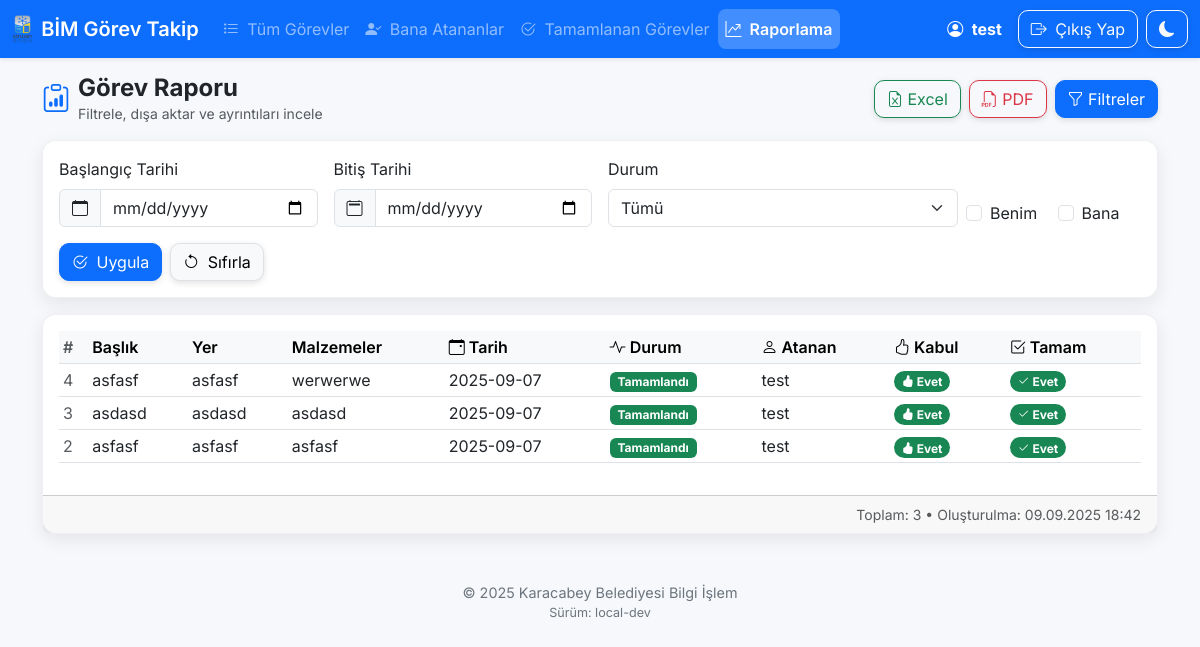
Page /report (signed in) on the earlier database version.
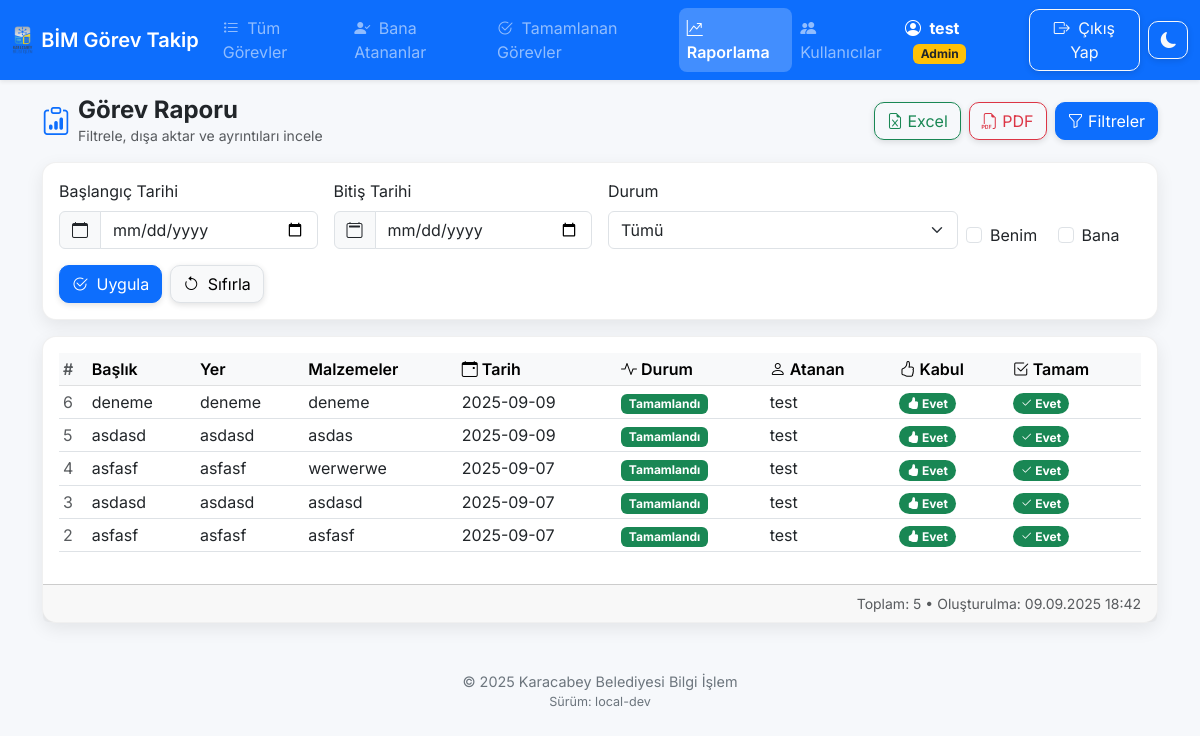
Same page on the later database version.
### app.py (models this page shows, shortened)
class User(db.Model):
    __tablename__ = "users"
    id = db.Column(db.Integer, primary_key=True)
    username = db.Column(db.String(80), unique=True, nullable=False)
    email = db.Column(db.String(200), unique=True)  # migration ile NOT NULL önerilir
    password = db.Column(db.String(200), nullable=False)
    role = db.Column(db.String(20), default="user")  # user / admin
    is_active = db.Column(db.Boolean, nullable=False, server_default="1")        # True: aktif
    must_change_password = db.Column(db.Boolean, nullable=False, server_default="0")  # True: ilk girişte zorla değiştir
    tasks_created = db.relationship("Task", foreign_keys="Task.user_id", backref="assigner", lazy=True)
    tasks_assigned = db.relationship("Task", foreign_keys="Task.assigned_to", backref="assignee", lazy=True)

class Task(db.Model):
    __tablename__ = "tasks"
    id = db.Column(db.Integer, primary_key=True)
    user_id = db.Column(db.Integer, db.ForeignKey("users.id"))
    title = db.Column(db.String(200))
    location = db.Column(db.String(200))
    materials = db.Column(db.Text)
    date = db.Column(db.String(50))  # string tutuluyor
    needs_support = db.Column(db.String(50))
    status = db.Column(db.String(50))
    assigned_to = db.Column(db.Integer, db.ForeignKey("users.id"))
    accepted = db.Column(db.String(20), default="Bekliyor")  # Evet/Bekliyor
    completed = db.Column(db.String(20), default="Hayir")    # Evet/Hayir
    completion_note = db.Column(db.Text, default="")

### app.py (the view)
@app.route('/report')
def report():
    if 'user_id' not in session: return redirect(url_for('login'))
    user_id = session['user_id']
    start_date = (request.args.get("start_date") or "").strip()
    end_date   = (request.args.get("end_date") or "").strip()
    statuses   = request.args.getlist("statuses")
    mine       = request.args.get("mine") == "1"
    assigned   = request.args.get("assigned", "")
    base = Task.query.order_by(Task.id.desc())
    tasks = apply_filters(base, user_id).all()
    return render_template('report.html',
        tasks=tasks, generated_at=datetime.now().strftime("%d.%m.%Y %H:%M"),
        start_date=start_date, end_date=end_date, statuses=statuses,
        mine=mine, assigned=assigned,
        ALL_STATUSES=["planned", "waiting", "in_progress", "done", "cancelled"])

### templates/report.html (shortened to what this page needs)
{% extends 'base.html' %}
{% from '_macros.html' import status_badge %}
{% block content %}
{% set _SD = (start_date|string) if start_date else '' %}
{% set _ED = (end_date|string) if end_date else '' %}
{% set _CUR = request.args.get('status') or '' %}
{% set _MINE = True if (mine|string) in ['1','true','True'] else False %}
{% set _ASSIGNED_RAW = (assigned|string) if assigned else '' %}
{% set _ME = (session.get('user_id')|string) %}
{% set _ASSIGNED_ME = (_ASSIGNED_RAW == _ME) %}
<div class="d-flex flex-wrap align-items-center justify-content-between mb-3 gap-2">
  <div class="d-flex align-items-center gap-2">
    <i class="bi bi-clipboard-data text-primary fs-3"></i>
    <div>
      <h1 class="h4 mb-0 fw-bold">Görev Raporu</h1>
      <div class="text-muted small">Filtrele, dışa aktar ve ayrıntıları incele</div>
    </div>
  </div>
  <div class="d-flex gap-2">
    <a class="btn btn-outline-success btn-elevate ripple-wrap"
       href="{{ url_for('export_excel',
                        start_date=_SD or None,
                        end_date=_ED or None,
                        status=_CUR or None,
                        mine=1 if _MINE else None,
                        assigned=_ME if _ASSIGNED_ME else None) }}"
       data-bs-toggle="tooltip" title="Excel'e aktar">
      <i class="bi bi-file-earmark-excel"></i> Excel
    </a>
    <a class="btn btn-outline-danger btn-elevate ripple-wrap"
       href="{{ url_for('export_pdf',
                        start_date=_SD or None,
                        end_date=_ED or None,
                        status=_CUR or None,
                        mine=1 if _MINE else None,
                        assigned=_ME if _ASSIGNED_ME else None) }}"
       target="_blank" data-bs-toggle="tooltip" title="PDF'e aktar">
      <i class="bi bi-filetype-pdf"></i> PDF
    </a>
    <a class="btn btn-primary btn-elevate ripple-wrap" data-bs-toggle="collapse" href="#filters" role="button" aria-expanded="true" aria-controls="filters">
      <i class="bi bi-funnel"></i> Filtreler
    </a>
  </div>
</div>
<div class="collapse show" id="filters">
  <div class="card card-elevate mb-3">
    <div class="card-body">
      <form class="row g-3 align-items-end" method="get" action="{{ url_for('report') }}">
        <div class="col-12 col-md-3">
          <label class="form-label">Başlangıç Tarihi</label>
          <div class="input-group">
            <span class="input-group-text"><i class="bi bi-calendar"></i></span>
            <input type="date" name="start_date" value="{{ _SD }}" class="form-control">
          </div>
        </div>
        <div class="col-12 col-md-3">
          <label class="form-label">Bitiş Tarihi</label>
          <div class="input-group">
            <span class="input-group-text"><i class="bi bi-calendar2"></i></span>
            <input type="date" name="end_date" value="{{ _ED }}" class="form-control">
          </div>
        </div>
        <div class="col-12 col-md-4">
          <label class="form-label">Durum</label>
          <select name="status" class="form-select">
            <option value="" {{ '' == _CUR and 'selected' or '' }}>Tümü</option>
          </select>
        </div>
        <div class="col-6 col-md-1 form-check mt-4">
          <input class="form-check-input" type="checkbox" name="mine" value="1" id="mine" {{ _MINE and 'checked' or '' }}>
          <label class="form-check-label" for="mine">Benim</label>
        </div>
        <div class="col-6 col-md-1 form-check mt-4">
          <input class="form-check-input" type="checkbox" name="assigned" id="assigned" value="{{ _ME }}" {{ _ASSIGNED_ME and 'checked' or '' }}>
          <label class="form-check-label" for="assigned">Bana</label>
        </div>
        <div class="col-12 d-flex gap-2">
          <button class="btn btn-primary btn-elevate ripple-wrap"><i class="bi bi-check2-circle me-1"></i> Uygula</button>
          <a class="btn btn-light border btn-elevate ripple-wrap" href="{{ url_for('report') }}"><i class="bi bi-arrow-counterclockwise me-1"></i> Sıfırla</a>
        </div>
      </form>
    </div>
  </div>
</div>
<div class="card card-elevate">
  <div class="card-body table-responsive">
    <table class="table table-sm table-hover align-middle">
      <thead class="table-light position-sticky top-0">
        <tr>
          <th class="text-muted">#</th>
          <th>Başlık</th>
          <th>Yer</th>
          <th>Malzemeler</th>
          <th><i class="bi bi-calendar-event"></i> Tarih</th>
          <th><i class="bi bi-activity"></i> Durum</th>
          <th><i class="bi bi-person"></i> Atanan</th>
          <th><i class="bi bi-hand-thumbs-up"></i> Kabul</th>
          <th><i class="bi bi-check2-square"></i> Tamam</th>
        </tr>
      </thead>
      <tbody>
        {% for t in tasks %}
        <tr>
          <td class="text-muted">{{ t.id }}</td>
          <td class="clip" title="{{ t.title or '' }}">{{ t.title or '' }}</td>
          <td class="clip" title="{{ t.location or '' }}">{{ t.location or '' }}</td>
          <td class="clip" title="{{ t.materials or '' }}">{{ t.materials or '' }}</td>
          <td>{{ t.date|safe_date }}</td>
          <td>{{ status_badge(t.status, t.accepted, t.completed) }}</td>
          <td>{{ t.assignee.username if t.assignee else (t.assignee_name or '-') }}</td>
          <td>
            {% if t.accepted == 'Evet' %}
              <span class="badge rounded-pill text-bg-success"><i class="bi bi-hand-thumbs-up-fill"></i> Evet</span>
            {% else %}
              <span class="badge rounded-pill text-bg-secondary">Hayır</span>
            {% endif %}
          </td>
          <td>
            {% if t.completed == 'Evet' %}
              <span class="badge rounded-pill text-bg-success"><i class="bi bi-check2"></i> Evet</span>
            {% else %}
              <span class="badge rounded-pill text-bg-secondary">Hayır</span>
            {% endif %}
          </td>
        </tr>
        {% else %}
          <tr>
            <td colspan="9" class="text-center text-muted py-4">
              <i class="bi bi-inbox"></i> Kayıt bulunamadı
            </td>
          </tr>
        {% endfor %}
      </tbody>
    </table>
  </div>
  <div class="card-footer d-flex justify-content-end small text-muted">
    Toplam: {{ tasks|length }}{% if generated_at %} • Oluşturulma: {{ generated_at }}{% endif %}
  </div>
</div>
{% endblock %}

### templates/base.html (shortened to what this page needs)
<!DOCTYPE html>
<html lang="tr">
<head>
  <link href="https://cdn.jsdelivr.net/npm/bootstrap@5.3.0/dist/css/bootstrap.min.css" rel="stylesheet" />
  <link href="https://cdn.jsdelivr.net/npm/bootstrap-icons@1.10.5/font/bootstrap-icons.css" rel="stylesheet" />
  <link href="{{ url_for('static', filename='css/ui.css') }}" rel="stylesheet">
</head>
<body class="bg-app">
<nav class="navbar navbar-expand-lg navbar-dark bg-primary mb-3 sticky-top shadow-sm">
  <div class="container-fluid">
    <a class="navbar-brand d-flex align-items-center gap-2" href="{{ url_for('dashboard') }}">
      <img src="{{ url_for('static', filename='images/karacabey-logo.png') }}" alt="Karacabey Belediyesi" height="32" class="d-inline-block align-text-top" />
      <span class="fw-semibold">BİM Görev Takip</span>
    </a>
    {% if session.get('user_id') %}
      <div class="collapse navbar-collapse" id="navbarNav">
        <ul class="navbar-nav me-auto mb-2 mb-lg-0">
          <li class="nav-item">
            <a class="nav-link nav-link-modern {{ 'active' if (request.endpoint|default('') == 'dashboard') else '' }}"
               href="{{ url_for('dashboard') }}">
              <i class="bi bi-list-task me-1"></i> Tüm Görevler
            </a>
          </li>
          <li class="nav-item">
            <a class="nav-link nav-link-modern {{ 'active' if (request.endpoint|default('') == 'assigned_tasks') else '' }}"
               href="{{ url_for('assigned_tasks') }}">
              <i class="bi bi-person-check-fill me-1"></i> Bana Atananlar
            </a>
          </li>
          <li class="nav-item">
            <a class="nav-link nav-link-modern {{ 'active' if (request.endpoint|default('') == 'completed_tasks') else '' }}"
               href="{{ url_for('completed_tasks') }}">
              <i class="bi bi-check2-circle me-1"></i> Tamamlanan Görevler
            </a>
          </li>
          <li class="nav-item">
            <a class="nav-link nav-link-modern {{ 'active' if (request.endpoint|default('') == 'report') else '' }}"
               href="{{ url_for('report') }}">
              <i class="bi bi-graph-up-arrow me-1"></i> Raporlama
            </a>
          </li>
          {% if session.get('role') == 'admin' %}
          <li class="nav-item">
            <a class="nav-link nav-link-modern {{ 'active' if (request.endpoint|default('') == 'admin_users') else '' }}"
               href="{{ url_for('admin_users') }}">
              <i class="bi bi-people-fill me-1"></i> Kullanıcılar
            </a>
          </li>
          {% endif %}
        </ul>
        <div class="d-flex align-items-center gap-2">
          {% if session.get('username') %}
            <span class="navbar-text text-white me-2">
              <i class="bi bi-person-circle me-1"></i>
              <strong>{{ session['username'] }}</strong>
              {% if session.get('role') == 'admin' %}
                <span class="badge bg-warning text-dark ms-2">Admin</span>
              {% endif %}
            </span>
          {% endif %}
          <a class="btn btn-outline-light btn-elevate ripple-wrap" href="{{ url_for('logout') }}">
            <i class="bi bi-box-arrow-right me-1"></i> Çıkış Yap
          </a>
          <button id="themeToggle" class="btn btn-outline-light btn-elevate ripple-wrap" type="button" aria-label="Tema Değiştir">
          </button>
        </div>
      </div>
    {% endif %}
  </div>
</nav>
<div class="container my-3">
  {% block content %}{% endblock %}
</div>
<footer class="app-footer text-center py-4 mt-4">
  <div class="container">
    <div>© 2025 Karacabey Belediyesi Bilgi İşlem</div>
    <div class="small">Sürüm: {{ config.get('APP_VERSION', 'local-dev') }}</div>
  </div>
</footer>
</body>
</html>

### templates/_macros.html (shortened to what this page needs)
{% macro status_badge(status, accepted=None, completed=None) -%}
  {% set s = (status or '')|string|lower|trim %}
  {% set a = (accepted or '')|string|lower|trim %}
  {% set c = (completed or '')|string|lower|trim %}
  {% set yes_set = ['evet','yes','true','1','tamamlandi','tamamlandı','done','completed','complete'] %}
  {% set done_set = [
    'done','completed','complete','tamamlandi','tamamlandı','bitti','bitirildi'
  ] %}
  {% set progress_set = [
    'in-progress','progress','working','doing','devam','devamediyor','devam ediyor','calisiyor','calisiliyor','çalışılıyor','çalışıyor'
  ] %}
  {% set planned_set = [
    'planned','planlandi','planlandı','planli','planlı','todo','pending','beklemede','bekliyor'
  ] %}
  {% set waiting_set = [
    'waiting','onhold','hold','queue','queued','beklemede','bekliyor','askida','askıda'
  ] %}
  {% set cancelled_set = [
    'cancelled','canceled','iptal','iptal edildi','vazgecildi','vazgeçildi'
  ] %}
  {% set accepted_set = [
    'accepted','kabul','kabul edildi','onaylandi','onaylandı'
  ] %}
  {% set is_completed = (c in yes_set) or (s in done_set) %}
  {% set is_cancelled = (s in cancelled_set) %}
  {% set is_accepted  = (a in yes_set) or (s in accepted_set) %}
  {% set is_waiting   = (s in waiting_set) %}
  {% set is_progress  = (s in progress_set) %}
  {% set is_planned   = (s in planned_set) %}
  {% if is_cancelled %}
    {% set canon = 'Cancelled' %}
    {% set label = 'İptal' %}
    {% set cls = 'text-bg-danger' %}
  {% elif is_completed %}
    {% set canon = 'Done' %}
    {% set label = 'Tamamlandı' %}
    {% set cls = 'text-bg-success' %}
  {% elif is_accepted %}
    {% set canon = 'Accepted' %}
    {% set label = 'Kabul Edildi' %}
    {% set cls = 'text-bg-primary' %}
  {% elif is_progress %}
    {% set canon = 'InProgress' %}
    {% set label = 'Devam Ediyor' %}
    {% set cls = 'text-bg-warning text-dark' %}
  {% elif is_waiting %}
    {% set canon = 'Waiting' %}
    {% set label = 'Beklemede' %}
    {% set cls = 'text-bg-info text-dark' %}
  {% elif is_planned %}
    {% set canon = 'Planned' %}
    {% set label = 'Planlandı' %}
    {% set cls = 'text-bg-secondary' %}
  {% else %}
    {% set canon = '' %}
    {% set label = (status or '—') %}
    {% set cls = 'text-bg-light text-dark' %}
  {% endif %}
  <span class="badge status-badge {{ cls }}"
        data-status="{{ canon }}"
        data-bs-toggle="tooltip"
        title="{{ label }}">
    {{ label }}
  </span>
{%- endmacro %}

Differences in the rows shown:
changed User "test": role "user" → "admin" (drawn)
added Task: id "6", title "deneme", location "deneme", materials "deneme", date "2025-09-09", label "Tamamlandı", assignee "test", accepted "Evet" (drawn), completed "Evet" (drawn)
added Task: id "5", title "asdasd", location "asdasd", materials "asdas", date "2025-09-09", label "Tamamlandı", assignee "test", accepted "Evet" (drawn), completed "Evet" (drawn)
Other differences:
{{ tasks|length }}: "3" → "5"
text now shown: "Kullanıcılar Admin"
